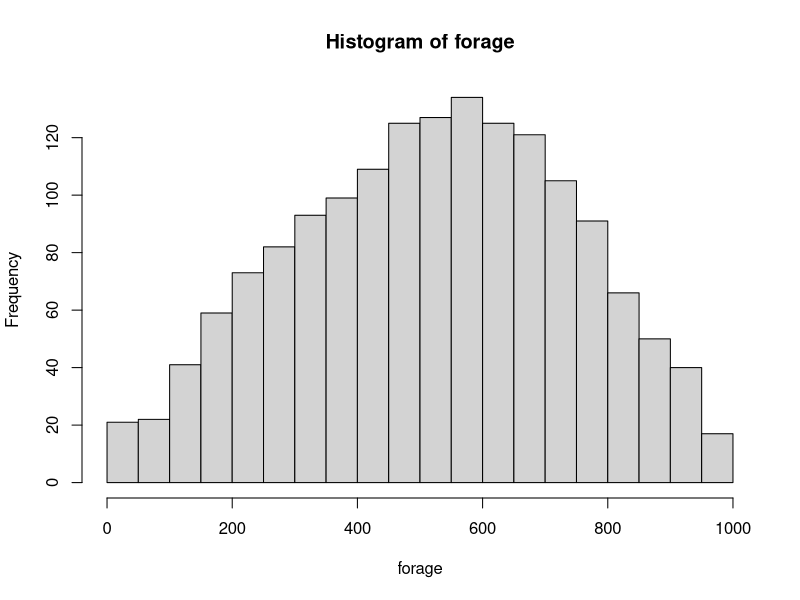
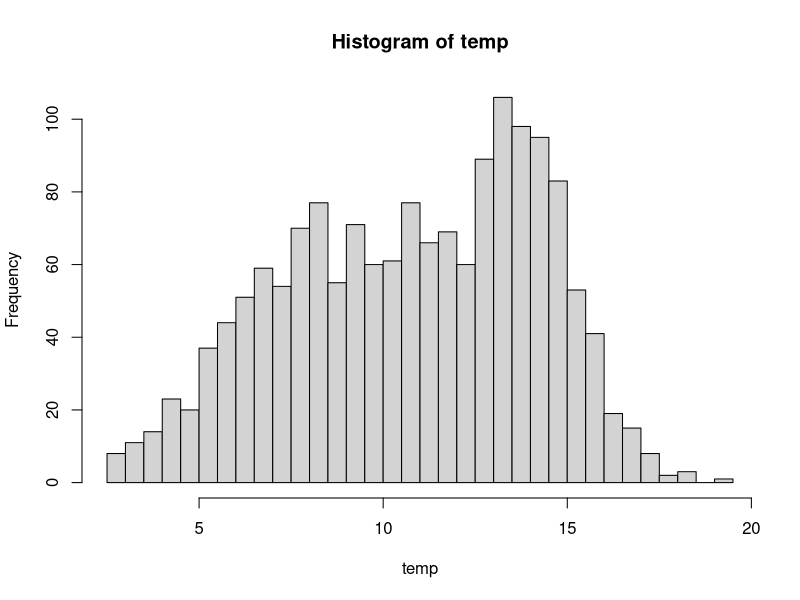
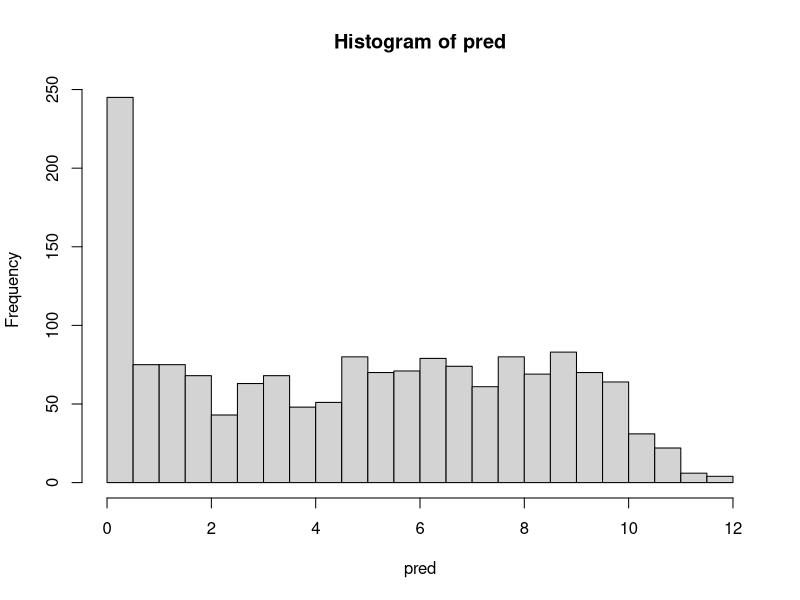
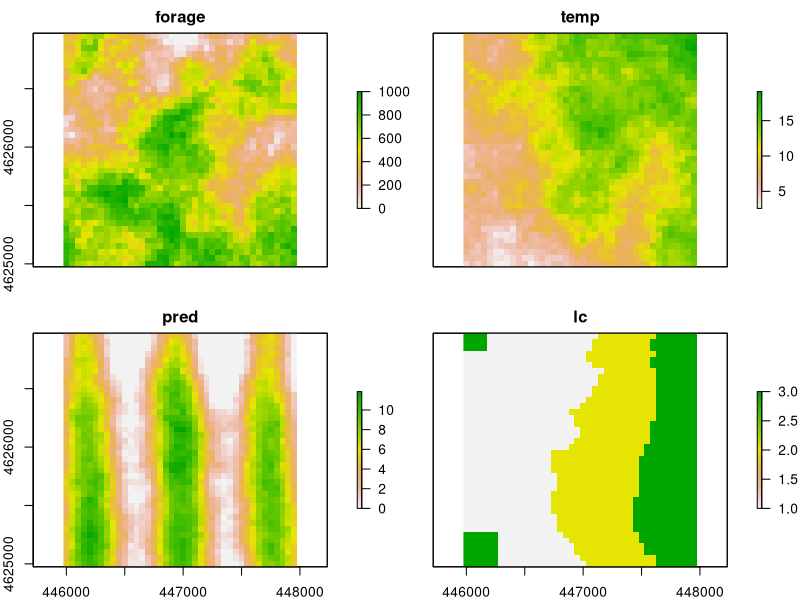

The R script that drew these images, in order: (Note: this script raises an error after producing the figures.)
#######################################################X
#----------------------ICTWS 2025----------------------X
#--------------Habitat Selection Workshop--------------X
#----------------Last updated 2025-03-17---------------X
#-----------------HSF Code Walkthrough-----------------X
#######################################################X

# Simulate habitat rasters for HSF walkthrough

# Load packages----
library(tidyverse)
library(raster)
library(mvtnorm)

# Coordinates and distance matrix ----
coords <- expand.grid("x" = seq(-1000, 950, by = 50),
                      "y" = seq(-1000, 950, by = 50)) %>% 
  arrange(x, y) %>% 
  as.matrix()

dm <- as.matrix(dist(coords))
dm <- dm/max(dm)

# Covariance matrix ----
# Exponential covariance function
expcov <- function(dists, rho, sigma) {
  n <- dim(dists)[1]
  result <- matrix(nrow = n, ncol = n)
  sigma2 <- sigma^2
  result <- sigma2 * exp(-1 * dists/rho)
  return(result)
}


# Generate habitats ----

# ... forage ----
# units are g/m2
# reasonable values are 0 - 1000
# should probably be 0 inflated (rocky outcrops?)

set.seed(20220105 + 1)
forage <- rmvnorm(n = 1,
                  mean = rep(4, nrow(coords)),
                  sigma = expcov(dm, 3, 2))
# Stretch to range (create some negatives)
forage <- (forage - (min(forage) * 1.08)) / max(forage - (min(forage) * 1.08)) * 1000

# Cut any negative values to 0
forage[forage < 0] <- 0

# Check
hist(forage, breaks = 30)

# ... mean annual temp ----
# units are degrees C
# reasonable values are 0 - 20 deg C
set.seed(20220105 + 2)
temp <- rmvnorm(n = 1,
                mean = rep(13, nrow(coords)),
                sigma = expcov(dm, 1, 5))

# Check
hist(temp, breaks = 30)

# ... predation risk ----
# units are predators/100 km2
# reasonable values are 0 - 15 (think large predator like wolf)
# want mean to vary through space

set.seed(20220105 + 3)
pred <- rmvnorm(n = 1,
                mean = ((sin(1:nrow(coords)/100) + 1) * 5) + 10,
                sigma = expcov(dm, 5, 6))
pred[pred < 0] <- 0

# Check
hist(pred, breaks = 30)

# ... landcover ----
# categories are:
#   - grassland (50%)
#   - forest (30%)
#   - wetland (20%)
# generate with MV norm and then take ceiling to get integer and categorize
# mean should vary to give desire ratios

# Smooth mean with KD smooth
lc_kd <- density(c((rep(1, round(0.5 * nrow(coords)))),
                  rep(2, round(0.3 * nrow(coords))),
                  rep(3, round(0.2 * nrow(coords)))), 
                bw = 0.3)

set.seed(20220105 + 4)
lc_m <- sort(sample(lc_kd$x, size = 1600, prob = lc_kd$y, replace = TRUE))

lc_c <- rmvnorm(n = 1,
                mean = lc_m,
                sigma = expcov(dm, 2, 0.4))
lc <- round(lc_c)
lc[lc > 3] <- 3
lc[lc < 1] <- 1

# Check
table(lc)/nrow(coords)

# Note: add a patch of wetland in SW and NW corner after compiling 
# into data.frame

# Compile in data.frame
g_dat <- data.frame(x = coords[, 1] + 447000,
                    y = coords[, 2] + 4626000,
                    forage = forage[1, ],
                    temp = temp[1, ],
                    pred = pred[1, ],
                    lc = lc[1, ])

g_dat <- g_dat %>% 
  # SW corner
  mutate(lc = case_when(
    x <= 446250 & y <= 4625250 ~ 3,
    TRUE ~ lc)) %>% 
  mutate(lc = case_when(
    x <= 446150 & y > 4626825 ~ 3,
    TRUE ~ lc))

# Convert to rasters and save ----
rast <- rasterFromXYZ(g_dat, res = 50, crs = 32612)

# Check
plot(rast)

writeRaster(rast, "geo/habitat.tif", overwrite = TRUE)
